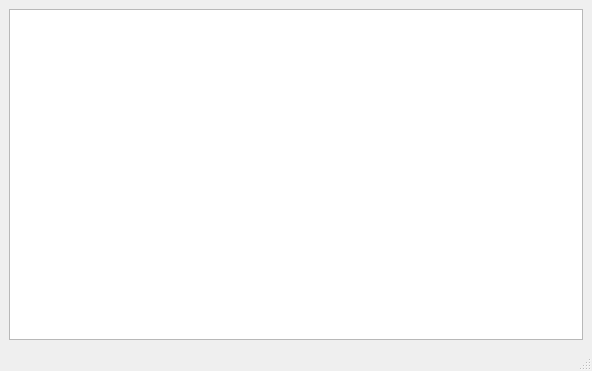
<?xml version="1.0" encoding="UTF-8"?>
<ui version="4.0">
 <class>Expresso</class>
 <widget class="QMainWindow" name="Expresso">
  <property name="geometry">
   <rect>
    <x>0</x>
    <y>0</y>
    <width>592</width>
    <height>371</height>
   </rect>
  </property>
  <property name="windowTitle">
   <string>MainWindow</string>
  </property>
  <widget class="QWidget" name="centralwidget">
   <layout class="QVBoxLayout" name="verticalLayout">
    <item>
     <widget class="QTableWidget" name="tableWidget"/>
    </item>
   </layout>
  </widget>
  <widget class="QMenuBar" name="menubar">
   <property name="geometry">
    <rect>
     <x>0</x>
     <y>0</y>
     <width>592</width>
     <height>21</height>
    </rect>
   </property>
  </widget>
  <widget class="QStatusBar" name="statusbar"/>
 </widget>
 <resources/>
 <connections/>
</ui>
